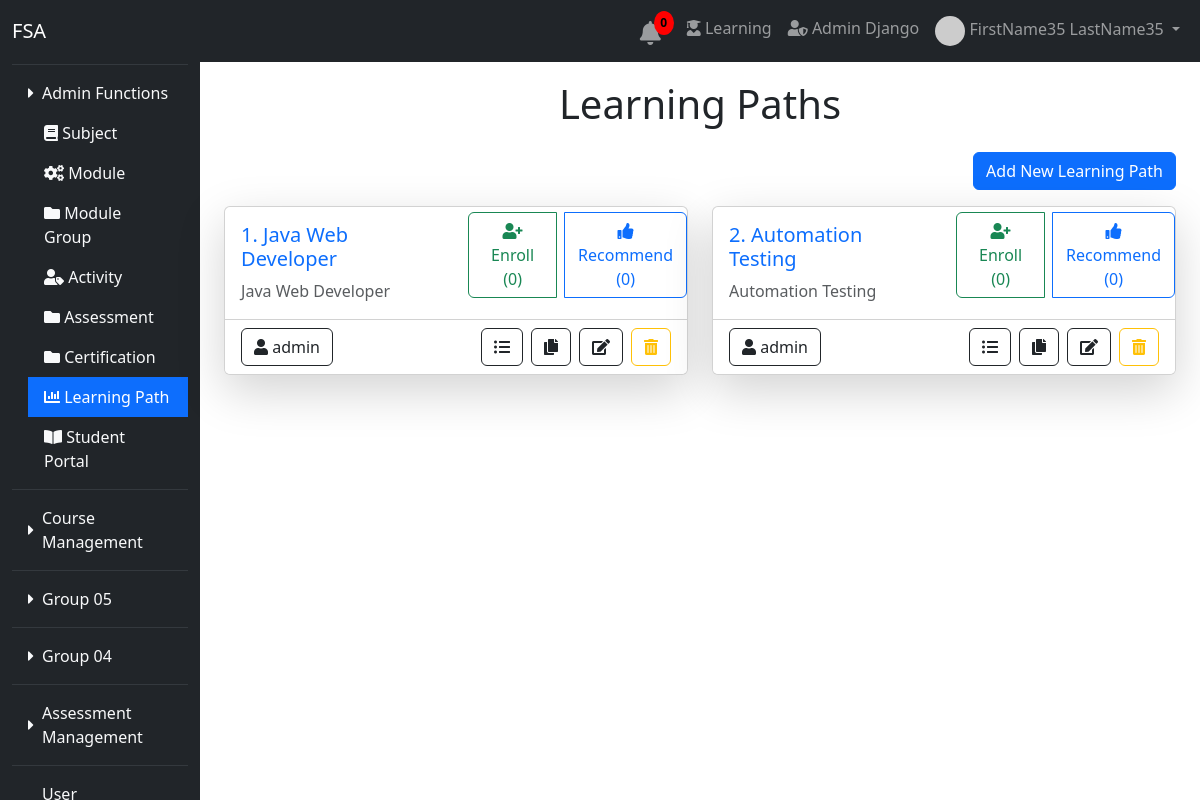
Screenshot of /learning_path/ (signed in) with the database file from the repository.
### user/models.py (models this page shows)
class User(AbstractUser):
    date_joined = models.DateTimeField(auto_now_add=True)
    training_programs = models.ManyToManyField(TrainingProgram, blank=True)
    modules = models.ManyToManyField(Module, related_name='assigned_users', blank=True)
    groups = models.ManyToManyField(
        Group,
        blank=True,
        help_text='The groups this user belongs to.',
        verbose_name='groups',
        related_name='custom_user_groups',
    )
    user_permissions = models.ManyToManyField(
        Permission,
        blank=True,
        help_text='Specific permissions for this user.',
        verbose_name='user permissions',
        related_name='custom_user_permissions',
    )

### module_group/models.py (models this page shows, shortened)
class ModuleGroup(models.Model):
    group_name = models.CharField(max_length=255)

class Module(models.Model):
    module_name = models.CharField(max_length=255)
    module_url = models.CharField(max_length=255)
    icon = models.CharField(max_length=255, blank=True, null=True)
    module_group = models.ForeignKey(ModuleGroup, related_name='modules', on_delete=models.CASCADE)

### learning_path/models.py (models this page shows, shortened)
class LearningPath(models.Model):
    title = models.CharField(max_length=255)
    description = models.TextField(blank=True, null=True)
    creator = models.ForeignKey(settings.AUTH_USER_MODEL, on_delete=models.SET_NULL, null=True, blank=True)
    recommended_count = models.IntegerField(default=0)  # Added recommended_count field
    enrolled_users = models.ManyToManyField(settings.AUTH_USER_MODEL, related_name='enrolled_learning_paths', blank=True)  # Added ManyToManyField for enrolled users

### learning_path/views.py (the view)
# urls.py: path('', views.learning_path_list, name='learning_path_list'),
@login_required
def learning_path_list(request):
    learning_paths = LearningPath.objects.all()
    learning_path_data = []
    for learning_path in learning_paths:
        enrolled_count = learning_path.enrolled_users.count()  # Count enrolled users
        learning_path_data.append({
            'learning_path': learning_path,
            'enrolled_count': enrolled_count,  # Include enrolled count in the data
        })
    module_groups = ModuleGroup.objects.all()
    return render(request, 'learning_path/list.html',
        {
            'module_groups': module_groups,
            'learning_path_data': learning_path_data,
        })

### learning_path/templates/learning_path/list.html (shortened to what this page needs)
{% extends "base.html" %}
{% block content %}
<h1 class="text-center my-4">Learning Paths</h1>
<div class="d-flex justify-content-end mb-3">
    <a href="{% url 'learning_path:learning_path_add' %}" class="btn btn-primary">Add New Learning Path</a>
</div>
<div class="row">
    {% for item in learning_path_data %}
        <div class="col-md-6 mb-4">
            <div class="card shadow-lg h-100">
                <div class="row">
                    <div class="col-md-6">
                        <div class="card-body">
                            <h5 class="card-title text-primary">
                                <a href="{% url 'learning_path:step_list' item.learning_path.id %}" class="text-decoration-none">
                                    {{ forloop.counter }}. {{ item.learning_path.title }}
                                </a>
                            </h5>
                            <p class="card-text text-muted">{{ item.learning_path.description|truncatewords:20 }}</p>
                        </div>
                    </div>
                    <div class="col-md-6" style="margin-top: 5px;">
                        <div class="btn-group gap-2">
                            <a href="{% url 'learning_path:learning_path_enroll' item.learning_path.id %}" class="btn btn-outline-success">
                                <i class="fas fa-user-plus"></i> Enroll ({{ item.enrolled_count }})
                            </a>
                            <a href="{% url 'learning_path:learning_path_recommend' item.learning_path.id %}" class="btn btn-outline-primary">
                                <i class="fas fa-thumbs-up"></i> Recommend ({{ item.learning_path.recommended_count }})
                            </a>
                        </div>
                    </div>
                </div>
                <div class="card-footer bg-white">
                    <div class="row">
                        <div class="col-md-4">
                            <a class="btn btn-outline-dark text-decoration-none" href="{% url 'learning_path:learning_path_edit' item.learning_path.id %}">
                                <i class="fas fa-user"></i> {{ item.learning_path.creator.username }}
                            </a>
                        </div>
                        <div class="col-md-8 d-flex justify-content-end gap-2">
                            <a title="Details" href="{% url 'learning_path:step_list' item.learning_path.id %}" class="btn btn-outline-dark text-decoration-none">
                                <i class="fas fa-list-ul"></i>
                            </a>
                            <a title="Duplicate" href="{% url 'learning_path:learning_path_duplicate' item.learning_path.id %}" class="btn btn-outline-dark text-decoration-none">
                                <i class="fas fa-copy"></i>
                            </a>
                            <a title="Edit" href="{% url 'learning_path:learning_path_edit' item.learning_path.id %}" class="btn btn-outline-dark text-decoration-none">
                                <i class="fas fa-edit"></i>
                            </a>
                            <form action="{% url 'learning_path:learning_path_delete' item.learning_path.id %}" method="post" class="mb-0">
                                <button type="submit" class="btn btn-outline-warning" title="Delete">
                                    <i class="fas fa-trash-alt"></i>
                                </button>
                            </form>
                        </div>
                    </div>
                </div>
            </div>
        </div>
    {% empty %}
        <p class="text-center">No learning paths available.</p>
    {% endfor %}
</div>
{% endblock %}

### main/templates/base.html (shortened to what this page needs)
<!DOCTYPE html>
<html lang="en">
<head>
    <link href="https://cdn.jsdelivr.net/npm/bootstrap@5.3.0-alpha1/dist/css/bootstrap.min.css" rel="stylesheet">
    <link rel="stylesheet" href="https://cdnjs.cloudflare.com/ajax/libs/font-awesome/5.15.4/css/all.min.css">
</head>
<body>
    <nav class="navbar navbar-expand-lg navbar-dark bg-dark fixed-top">
        <div class="container-fluid">
            <a class="navbar-brand" href="{% url 'main:home' %}">FSA</a>
            <div class="collapse navbar-collapse" id="navbarNav">
                <ul class="navbar-nav ms-auto">
                    {% if request.user.is_authenticated %}
                        {% include 'notification_bell.html' %}
                        <li class="nav-item">
                            <a class="nav-link" href="{% url 'student_portal:course_list' %}">
                                <i class="fas fa-user-graduate"></i> Learning
                            </a>
                        </li>
                        <li class="nav-item">
                            <a class="nav-link" href="{% url 'admin:index' %}" target="_blank">
                                <i class="fas fa-user-shield"></i> Admin Django
                            </a>
                        </li>
                        <li class="nav-item dropdown">
                            <a class="nav-link dropdown-toggle" href="#" id="userDropdown" role="button" data-bs-toggle="dropdown" aria-expanded="false">
                                {% if request.user.profile.profile_picture_url %}
                                    <img src="{{ request.user.profile.profile_picture_url }}" alt="Profile Picture" class="rounded-circle" width="30" height="30">
                                {% endif %}
                                {{ request.user.get_full_name|default:request.user.username }}
                            </a>
                        </li>
                    {% else %}
                        <li class="nav-item"><a class="nav-link" href="{% url 'main:register_email' %}">Register</a></li>
                        <li class="nav-item"><a class="nav-link" href="{% url 'main:login' %}">Login</a></li>
                    {% endif %}
                </ul>
            </div>
        </div>
    </nav>
    <div class="container-fluid">
        <div class="row">
            <nav id="sidebar" class="col-md-3 col-lg-2 bg-dark pt-3 vh-100 d-flex flex-column position-fixed" style="height: 100vh; overflow-y: auto;">
                <ul class="nav flex-column">
                    {% if user.is_authenticated %}
                        {% for group in module_groups %}
                            <li class="nav-item">
                                <a class="nav-link text-light d-flex align-items-center" href="#group-{{ group.id }}"
                                    data-bs-toggle="collapse" role="button"
                                    aria-expanded="{% if group.modules.all.0.module_url == active_module_url %}true{% else %}false{% endif %}"
                                    aria-controls="group-{{ group.id }}">
                                    <i class="fas fa-caret-right me-2" id="icon-{{ group.id }}"></i>
                                    {{ group.group_name }}
                                </a>
                                <div id="group-{{ group.id }}" class="collapse {% if group.modules.all.0.module_url == active_module_url %}show{% endif %}">
                                    <ul class="nav flex-column ms-3">
                                        {% for module in group.modules.all %}
                                            <li class="nav-item">
                                                <a class="nav-link text-light {% if module.module_url == active_module_url %}active{% endif %}"
                                                   href="{% url module.module_url %}">
                                                    <i class="{{ module.icon }}"></i> {{ module.module_name }}
                                                </a>
                                            </li>
                                        {% endfor %}
                                    </ul>
                                </div>
                            </li>
                            <hr class="border-secondary my-2">
                        {% endfor %}
                    {% endif %}
                </ul>
            </nav>
            <div class="col-md-9 main-content flex-grow-1 mt-5" style="margin-left: 16.67%;">
                <div class="container-fluid mt-1 pt-1">
                    {% block content %}{% endblock %}
                </div>
            </div>
        </div>
    </div>
</body>
</html>

### main/templates/base.html (style rules this page uses)
.nav-link.active { color: #ffffff !important; background-color: #0d6efd !important; }

### rows the page displays
User: user.get_full_name "FirstName35 LastName35"
ModuleGroup: group_name "Admin Functions"
Module: module_name "Subject"
Module: module_name "Module"
Module: module_name "Module Group"
Module: module_name "Activity"
Module: module_name "Assessment"
Module: module_name "Certification"
Module: module_name "Learning Path"
Module: module_name "Student Portal"
ModuleGroup: group_name "Course Management"
ModuleGroup: group_name "Group 05"
ModuleGroup: group_name "Group 04"
ModuleGroup: group_name "Assessment Management"
LearningPath: learning_path "Java Web Developer", learning_path.description "Java Web Developer", enrolled_count "0", learning_path.recommended_count "0", learning_path.creator.username "admin"
LearningPath: learning_path "Automation Testing", learning_path.description "Automation Testing", enrolled_count "0", learning_path.recommended_count "0", learning_path.creator.username "admin"
